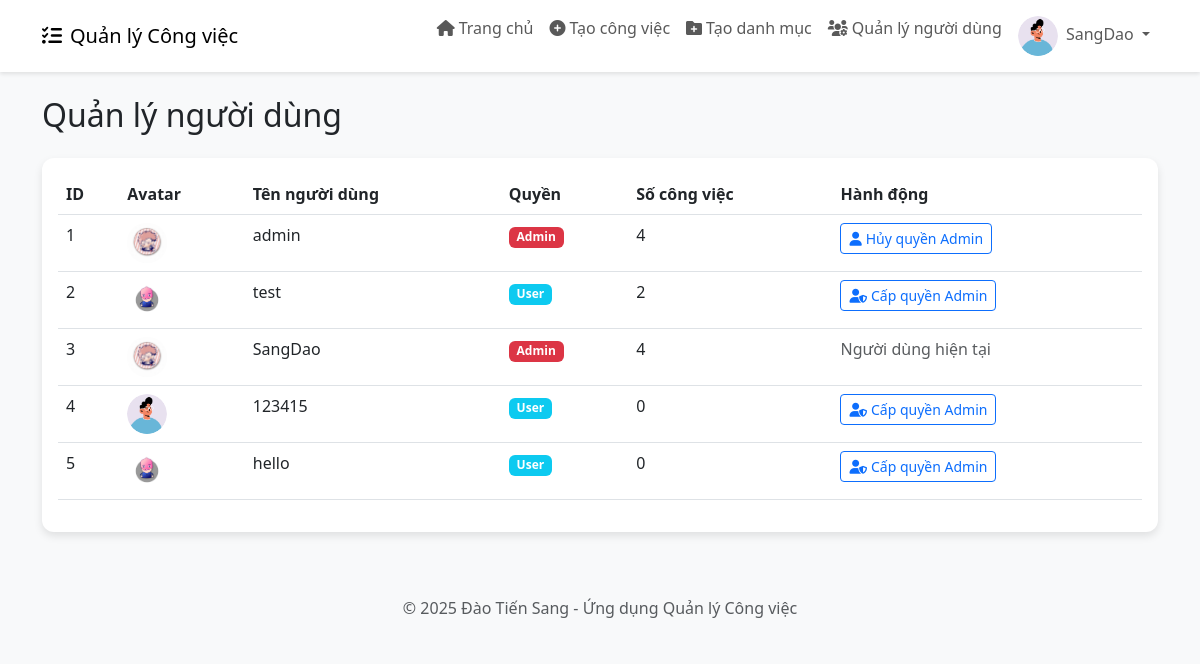
Before: /admin/users (signed in) with the older database file.
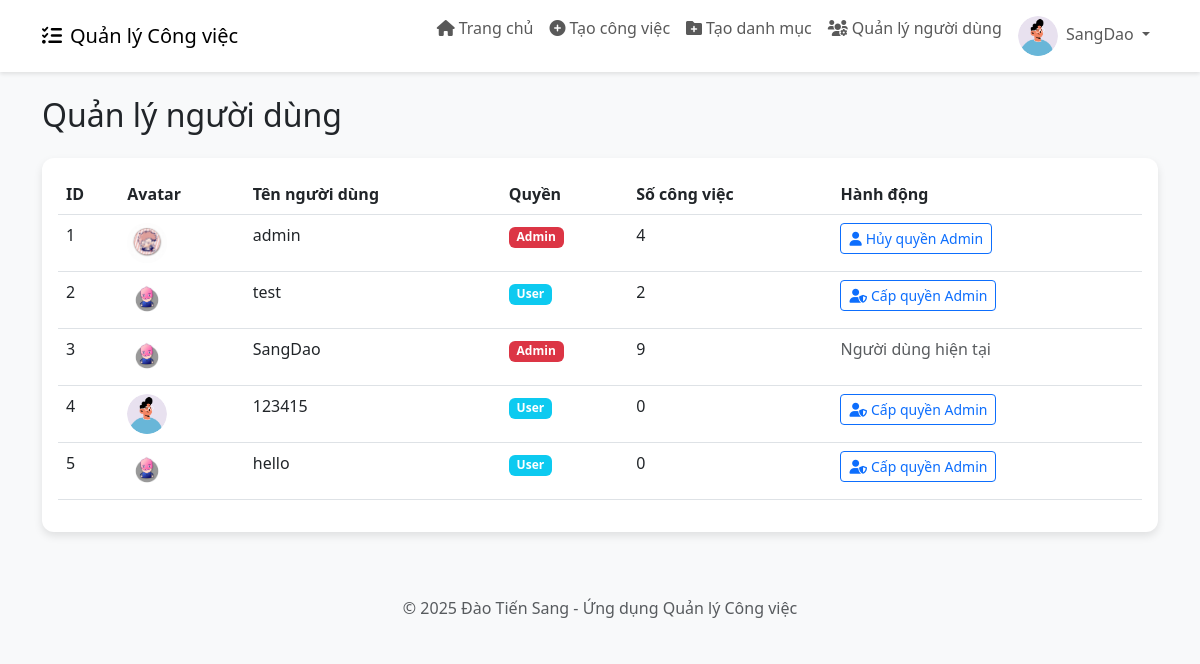
After: the same page with the newer database file.
### app.py (models this page shows)
class User(db.Model):
    id = db.Column(db.Integer, primary_key=True)
    username = db.Column(db.String(80), unique=True, nullable=False)
    password = db.Column(db.String(200), nullable=False)
    avatar = db.Column(db.String(200), nullable=True, default='default-avatar.png')
    is_admin = db.Column(db.Boolean, default=False)
    tasks = db.relationship('Task', backref='user', lazy=True)

### app.py (the view)
@app.route('/admin/users')
def admin_users():
    if 'user_id' not in session or not session.get('is_admin'):
        return redirect(url_for('login'))
    users = User.query.all()
    return render_template('admin_users.html', users=users)

### templates/admin_users.html
{% extends 'base.html' %}
{% block content %}
<h2 class="mb-4">Quản lý người dùng</h2>
<div class="card">
    <div class="card-body">
        <div class="table-responsive">
            <table class="table table-hover">
                <thead>
                    <tr>
                        <th>ID</th>
                        <th>Avatar</th>
                        <th>Tên người dùng</th>
                        <th>Quyền</th>
                        <th>Số công việc</th>
                        <th>Hành động</th>
                    </tr>
                </thead>
                <tbody>
                    {% for user in users %}
                    <tr>
                        <td>{{ user.id }}</td>
                        <td>
                            <img src="{{ url_for('static', filename='uploads/' + user.avatar) }}" alt="Avatar" class="avatar-circle">
                        </td>
                        <td>{{ user.username }}</td>
                        <td>
                            {% if user.is_admin %}
                            <span class="badge bg-danger">Admin</span>
                            {% else %}
                            <span class="badge bg-info">User</span>
                            {% endif %}
                        </td>
                        <td>{{ user.tasks|length }}</td>
                        <td>
                            {% if user.id != session['user_id'] %}
                            <a href="{{ url_for('toggle_admin', user_id=user.id) }}" class="btn btn-sm btn-outline-primary">
                                {% if user.is_admin %}
                                <i class="fas fa-user me-1"></i>Hủy quyền Admin
                                {% else %}
                                <i class="fas fa-user-shield me-1"></i>Cấp quyền Admin
                                {% endif %}
                            </a>
                            {% else %}
                            <span class="text-muted">Người dùng hiện tại</span>
                            {% endif %}
                        </td>
                    </tr>
                    {% endfor %}
                </tbody>
            </table>
        </div>
    </div>
</div>
{% endblock %}

### templates/base.html (shortened to what this page needs)
<!DOCTYPE html>
<html lang="vi">
<head>
    <link href="https://cdn.jsdelivr.net/npm/bootstrap@5.3.0-alpha1/dist/css/bootstrap.min.css" rel="stylesheet">
    <link rel="stylesheet" href="https://cdnjs.cloudflare.com/ajax/libs/font-awesome/6.0.0/css/all.min.css">
</head>
<body>
    {% if 'user_id' in session %}
    <nav class="navbar navbar-expand-lg navbar-light bg-white mb-4">
        <div class="container">
            <a class="navbar-brand" href="{{ url_for('dashboard') }}">
                <i class="fas fa-tasks me-2"></i>Quản lý Công việc
            </a>
            <div class="collapse navbar-collapse" id="navbarNav">
                <ul class="navbar-nav ms-auto">
                    <li class="nav-item">
                        <a class="nav-link" href="{{ url_for('dashboard') }}">
                            <i class="fas fa-home me-1"></i>Trang chủ
                        </a>
                    </li>
                    <li class="nav-item">
                        <a class="nav-link" href="{{ url_for('new_task') }}">
                            <i class="fas fa-plus-circle me-1"></i>Tạo công việc
                        </a>
                    </li>
                    {% if session.get('is_admin') %}
                    <li class="nav-item">
                        <a class="nav-link" href="{{ url_for('new_category') }}">
                            <i class="fas fa-folder-plus me-1"></i>Tạo danh mục
                        </a>
                    </li>
                    <li class="nav-item">
                        <a class="nav-link" href="{{ url_for('admin_users') }}">
                            <i class="fas fa-users-cog me-1"></i>Quản lý người dùng
                        </a>
                    </li>
                    {% endif %}
                    <li class="nav-item dropdown">
                        <a class="nav-link dropdown-toggle" href="#" id="navbarDropdown" role="button" data-bs-toggle="dropdown" aria-expanded="false">
                            <img src="{{ url_for('static', filename='uploads/' + session.get('avatar', 'default-avatar.png')) }}" alt="Avatar" class="avatar-circle me-1">
                            {{ session.get('username') }}
                        </a>
                    </li>
                </ul>
            </div>
        </div>
    </nav>
    {% endif %}
    <div class="container mt-4">
        {% block content %}{% endblock %}
    </div>
    <footer class="bg-light py-3 mt-5">
        <div class="container text-center">
            <p class="text-muted mb-0">© 2025 Đào Tiến Sang - Ứng dụng Quản lý Công việc</p>
        </div>
    </footer>
</body>
</html>

Changed rows visible on the page:
changed User "SangDao": avatar: a different picture; tasks|length "4" → "9"
